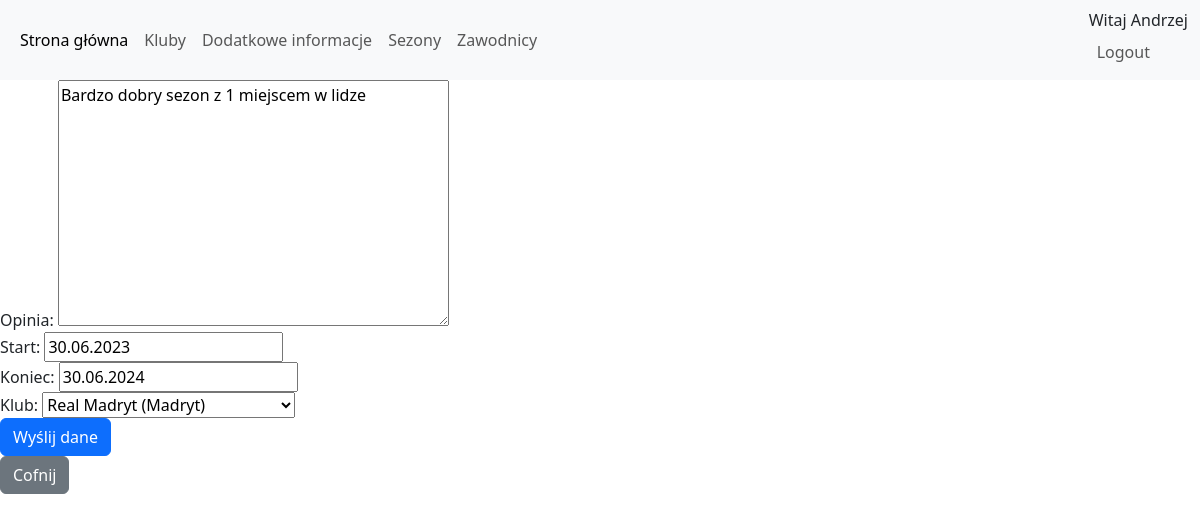
The app's page /kluby/portal/sezon_edytuj/1/ (signed in) with its own data.
### kluby/models.py (models this page shows, shortened)
class Sezon(models.Model):
    opinia = models.TextField(default="", blank=True)
    start = models.DateField(null=True, blank=True)
    koniec = models.DateField(null=True, blank=True)
    klub = models.ForeignKey(Klub, on_delete=models.CASCADE, null=True, blank=True)

### kluby/views.py (the view)
# urls.py: path('portal/sezon_edytuj/<int:sezon_id>/', sezon_edytuj, name='sezon_edytuj'),
@login_required
@permission_required("kluby.change_sezon")
def sezon_edytuj(request, sezon_id):
    sezon = get_object_or_404(Sezon, pk=sezon_id)
    form = SezonForm(request.POST or None, instance=sezon)
    if form.is_valid():
        form.save()
        return redirect(sezon_wszystkie)
    return render(request, 'sezony/nowy.html', {'form':form})

### kluby/forms.py
class SezonForm(ModelForm):
    class Meta:
        model = Sezon
        fields = '__all__'

### kluby/models.py (called while the page is built)
    def __str__(self):
        return "{} ({})".format(self.nazwa, self.miasto)

### templates/sezony/nowy.html (shortened to what this page needs)
{% extends 'main/portal.html' %}
{% block strona %}
{% load bootstrap %}
<form method="post" enctype="multipart/form-data">
    {{ form|bootstrap}}
    <button class="btn btn-primary" type="submit">Wyślij dane</button>
</form>
<a class="btn btn-secondary" role="button" href="{% url 'sezon_wszystkie' %}">Cofnij</a>
{% endblock %}

### templates/main/portal.html (shortened to what this page needs)
{% extends 'main/glowny.html' %}
{% block nawigacja %}
<nav class="navbar navbar-expand-sm bg-light navbar-light">
  <div class="container-fluid">
    <ul class="navbar-nav">
      <li class="nav-item">
        <a class="nav-link active" href="/kluby/portal/">Strona główna</a>
      </li>
      <li class="nav-item">
        <a class="nav-link" href="/kluby/portal/klub_wszystkie/">Kluby</a>
      </li>
      <li class="nav-item">
        <a class="nav-link" href="/kluby/portal/extra_wszystkie/">Dodatkowe informacje</a>
      </li>
      <li class="nav-item">
        <a class="nav-link" href="/kluby/portal/sezon_wszystkie/">Sezony</a>
      </li>
       <li class="nav-item">
        <a class="nav-link" href="/kluby/portal/zawodnik_wszystkie/">Zawodnicy</a>
      </li>
    </ul>
    <ul class="nav navbar-nav navbar-right">
      {% if user.is_authenticated %}
      <li class="nav-item">
      <span>
      Witaj {{ user.username }}
      </span>
      <a class="nav-link" href="{% url 'logout' %}">Logout</a>
      </li>
      {% else %}
      <li class="nav-item">
      <a  class="nav-link" href="{% url 'login' %}">Login</a>
      </li>
      {% endif %}
    </ul>
  </div>
</nav>
{% endblock %}

### records on screen
Sezon: opinia "Bardzo dobry sezon z 1 miejscem w lidze", start "30.06.2023", koniec "30.06.2024", klub "Real Madryt (Madryt)"

### other values on screen
{{ user.username }} "Andrzej"
